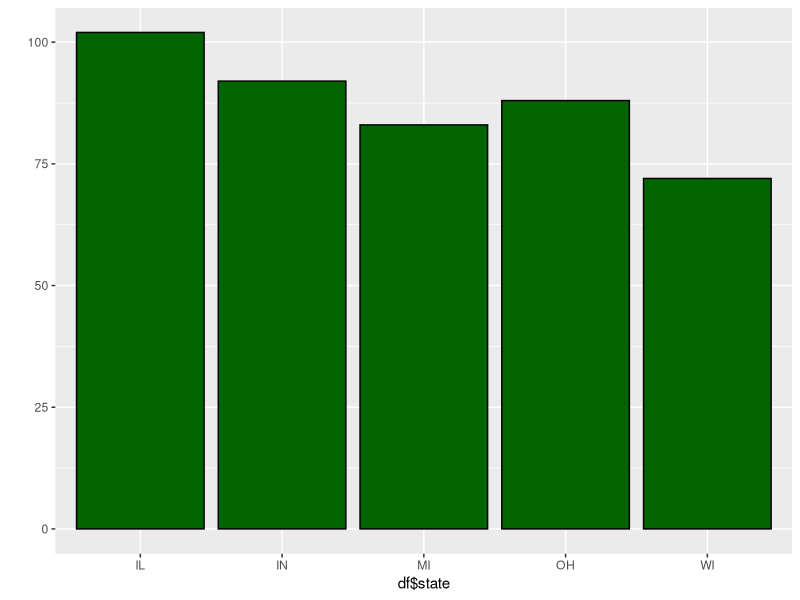

Here is the R script that generated this plot:
## ---- chunk 1

library(ggplot2)
library(ggthemes)

df <- midwest #remember, data frame, so use $ to call columns

head(df)
str(df)

qplot(x=df$state, color=I("black"), fill=I("darkgreen"))

#Experiment with different themes, theme base sizes, aesthetics, mappings, and faceting. When you are finished, try exporting them to high quality pdfs, jpgs, eps files, or other formats that you would use for submission to a journal.

#In this exercise, I encourage you to improve your graphics with elements that we have not (yet) covered in ggplot. For example, can you change the labels on a facet plot so that they are more informative than the variable names that are supplied from your data frame? Can you figure out how to add text annotations, lines and arrows to your graph? Can you figure out how to use custom colors that you have chosen for your fills and lines? Your resources for these explorations are google, Stack Overflow - and Lauren!
